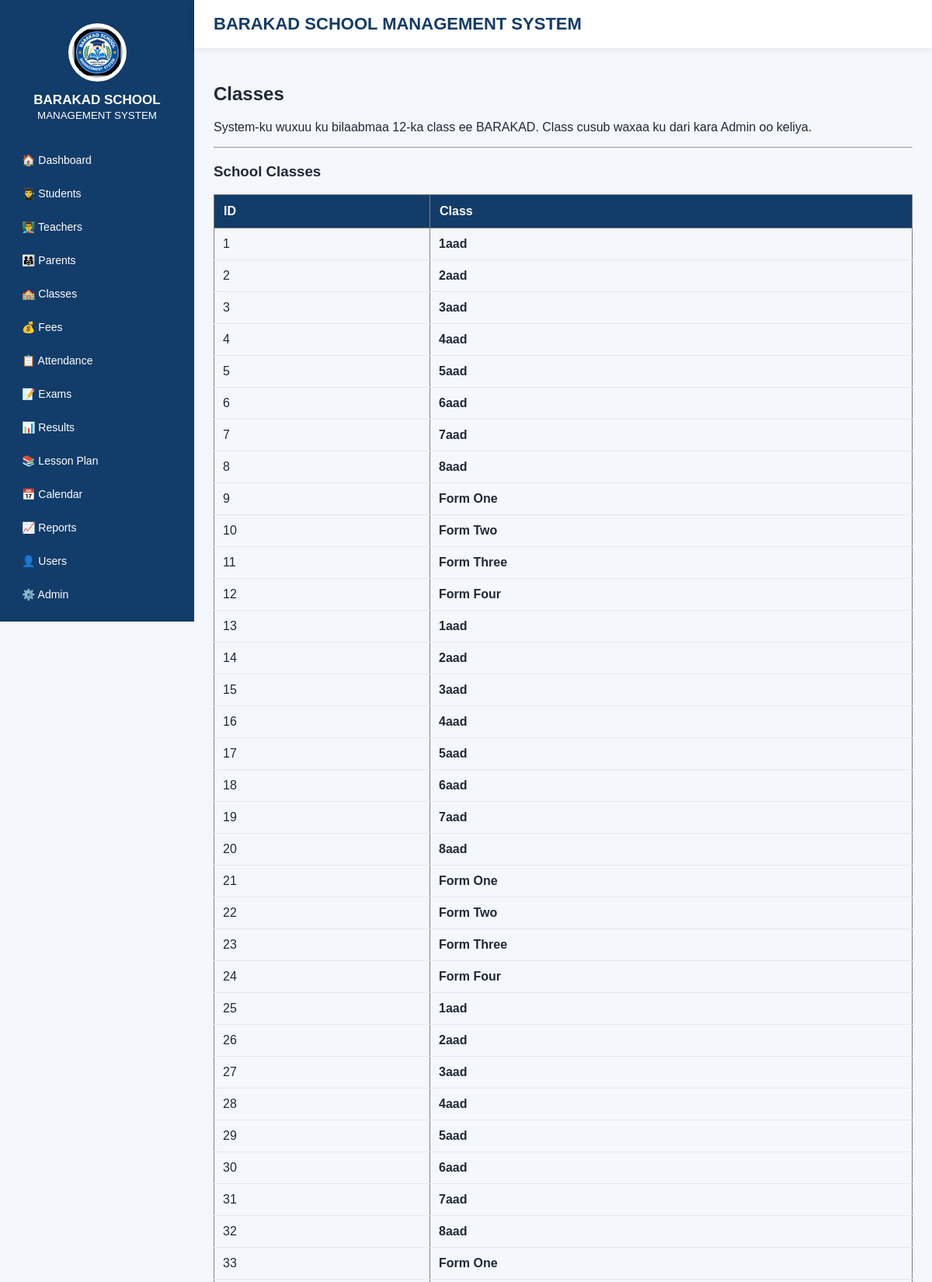
Page /classes (upper part) on the committed database.
### tables this page shows
CREATE TABLE classes (
            id INTEGER PRIMARY KEY AUTOINCREMENT,
            name TEXT NOT NULL
        );

### app.py (the view)
@app.route("/classes")
def classes():
    db = get_db()
    classes_list = db.execute("""
        SELECT *
        FROM classes
        ORDER BY id
    """).fetchall()
    db.close()
    return render_template(
        "classes.html",
        classes=classes_list
    )

### app.py (called while the page is built)
def get_db():
    db = sqlite3.connect(DATABASE)
    db.row_factory = sqlite3.Row
    return db

### templates/classes.html (shortened to what this page needs)
{% extends "base.html" %}
{% block content %}
<h2>Classes</h2>
<p>System-ku wuxuu ku bilaabmaa 12-ka class ee BARAKAD. Class cusub waxaa ku dari kara Admin oo keliya.</p>
<hr>
<h3>School Classes</h3>
<table border="1" cellpadding="8" cellspacing="0">
<tr>
    <th>ID</th>
    <th>Class</th>
</tr>
{% for item in classes %}
<tr>
    <td>{{ item["id"] }}</td>
    <td><strong>{{ item["name"] }}</strong></td>
</tr>
{% endfor %}
</table>
<br>
{% endblock %}

### templates/base.html (style rules this page uses)
* { box-sizing: border-box; }
body { margin: 0; font-family: Arial, Helvetica, sans-serif; background: #f4f7fb; color: #1f2937; }
table { width: 100%; border-collapse: collapse; }
th { background: #123c69; color: white; padding: 12px; text-align: left; }
td { padding: 11px; border-bottom: 1px solid #e5e7eb; }

### rows in the picture
classes: id "1", name "1aad"
classes: id "2", name "2aad"
classes: id "3", name "3aad"
classes: id "4", name "4aad"
classes: id "5", name "5aad"
classes: id "6", name "6aad"
classes: id "7", name "7aad"
classes: id "8", name "8aad"
classes: id "9", name "Form One"
classes: id "10", name "Form Two"
classes: id "11", name "Form Three"
classes: id "12", name "Form Four"
classes: id "13", name "1aad"
classes: id "14", name "2aad"
classes: id "15", name "3aad"
classes: id "16", name "4aad"
classes: id "17", name "5aad"
classes: id "18", name "6aad"
classes: id "19", name "7aad"
classes: id "20", name "8aad"
classes: id "21", name "Form One"
classes: id "22", name "Form Two"
classes: id "23", name "Form Three"
classes: id "24", name "Form Four"
classes: id "25", name "1aad"
classes: id "26", name "2aad"
classes: id "27", name "3aad"
classes: id "28", name "4aad"
classes: id "29", name "5aad"
classes: id "30", name "6aad"
classes: id "31", name "7aad"
classes: id "32", name "8aad"
classes: id "33", name "Form One"
